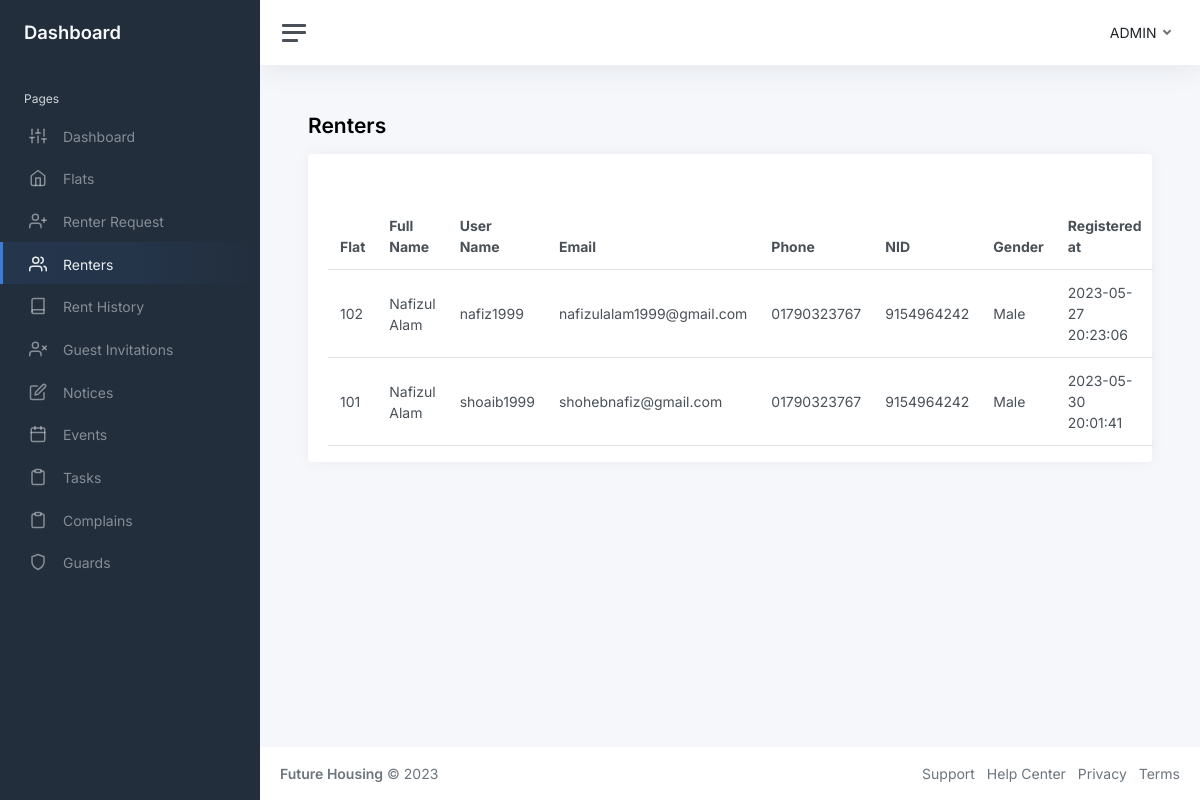
/php/admin/renters.php, run on the app's committed database.
### tables this page shows
CREATE TABLE `renters` (
  `flat` varchar(256) NOT NULL,
  `fullname` varchar(256) DEFAULT NULL,
  `username` varchar(256) NOT NULL,
  `email` varchar(256) NOT NULL,
  `phone` varchar(256) DEFAULT NULL,
  `nid` varchar(256) DEFAULT NULL,
  `gender` varchar(256) DEFAULT NULL,
  `password` varchar(256) DEFAULT NULL,
  `picture` varchar(256) DEFAULT NULL,
  `registered_at` datetime NOT NULL DEFAULT CURRENT_TIMESTAMP
);

### php/admin/renters.php (the view, shortened to what this page needs)
<?php
include "../../database.php";
$query = "SELECT * FROM `renters`";
$stmt = $conn->prepare($query);
$result = $stmt->execute();
$renters = $stmt->fetchAll();
?>
<!DOCTYPE html>
<html lang="en">
<head>
    <link href="https://cdn.jsdelivr.net/npm/simple-datatables@7.1.2/dist/style.min.css" rel="stylesheet" />
    <link href="../../styles/app.css" rel="stylesheet">
</head>
<body>
    <div class="wrapper">
        <?php include "components/sidebar.php"?>
        <div class="main">
            <?php include "components/navbar.php"?>
            <main class="content">
                <div class="container-fluid p-0">
                    <h1 class="h3 mb-3"><strong>Renters</strong></h1>
                    <div class="row">
                        <div class="col-12 d-flex">
                            <div class="card flex-fill w-100">
                                <div class="card-header">
                                </div>
                                <div class="card-body py-3">
                                    <table id="datatablesSimple" class="table table-hover my-0">
                                        <thead>
                                            <tr>
                                                <th>Flat</th>
                                                <th>Full Name</th>
                                                <th class="d-none d-xl-table-cell">User Name</th>
                                                <th class="d-none d-xl-table-cell">Email</th>
                                                <th class="d-none d-md-table-cell">Phone</th>
                                                <th>NID</th>
                                                <th class="d-none d-md-table-cell">Gender</th>
                                                <th class="d-none d-md-table-cell">Registered at</th>
                                            </tr>
                                        </thead>
                                        <tbody>
                                            <?php
                                                foreach($renters as $renter):
                                            ?>
                                            <tr>
                                                <td><?=$renter['flat']?></td>
                                                <td><?=$renter['fullname']?></td>
                                                <td class="d-none d-xl-table-cell"><?=$renter['username']?></td>
                                                <td class="d-none d-xl-table-cell"><?=$renter['email']?></td>
                                                <td class="d-none d-md-table-cell"><?=$renter['phone']?></td>
                                                <td><?=$renter['nid']?></td>
                                                <td class="d-none d-md-table-cell"><?=$renter['gender']?></td>
                                                <td class="d-none d-md-table-cell"><?=$renter['registered_at']?></td>
                                                <?php
                                                endforeach;
                                            ?>
                                        </tbody>
                                    </table>
                                </div>
                            </div>
                        </div>
                    </div>
                </div>
            </main>
            <?php include "components/footer.php"?>
        </div>
    </div>
</body>
</html>

### data on the page
renters: flat "102", fullname "Nafizul Alam", username "nafiz1999", email "nafizulalam1999@gmail.com", phone "01790323767", nid "9154964242", gender "Male", registered_at "2023-05-27 20:23:06"
renters: flat "101", fullname "Nafizul Alam", username "shoaib1999", email "shohebnafiz@gmail.com", phone "01790323767", nid "9154964242", gender "Male", registered_at "2023-05-30 20:01:41"
